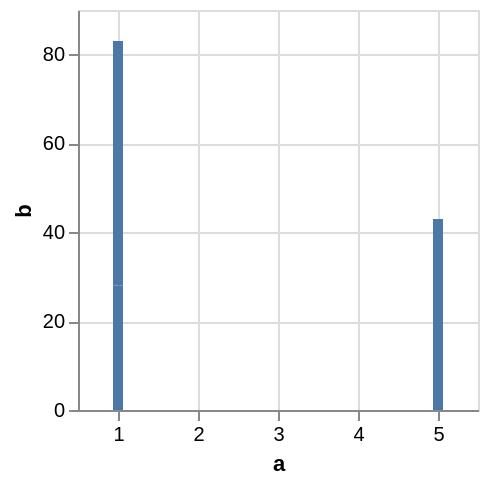

This figure's Vega-Lite source:
### Vega specification from a JSON file in a GitHub repository (floating-point values rounded to 4 significant figures)
{"$schema": "https://vega.github.io/schema/vega/v5.json", "background": "white", "padding": 5, "width": 200, "height": 200, "style": "cell", "data": [{"name": "source_0", "values": [{"a": 1, "b": 28}, {"a": 1, "b": 55}, {"a": 5, "b": 43}]}, {"name": "data_0", "source": "source_0", "transform": [{"type": "stack", "groupby": ["a"], "field": "b", "sort": {"field": [], "order": []}, "as": ["b_start", "b_end"], "offset": "zero"}, {"type": "filter", "expr": "isValid(datum[\"a\"]) && isFinite(+datum[\"a\"]) && isValid(datum[\"b\"]) && isFinite(+datum[\"b\"])"}]}], "marks": [{"name": "marks", "type": "rect", "style": ["bar"], "from": {"data": "data_0"}, "encode": {"update": {"fill": {"value": "#4c78a8"}, "ariaRoleDescription": {"value": "bar"}, "description": {"signal": "\"a: \" + (!isValid(datum[\"a\"]) || !isFinite(+datum[\"a\"]) ? \"\" + datum[\"a\"] : format(datum[\"a\"], \"\")) + \"; b: \" + (!isValid(datum[\"b\"]) || !isFinite(+datum[\"b\"]) ? \"\" + datum[\"b\"] : format(datum[\"b\"], \"\"))"}, "xc": {"scale": "x", "field": "a"}, "width": {"value": 5}, "y": {"scale": "y", "field": "b_end"}, "y2": {"scale": "y", "field": "b_start"}}}}], "scales": [{"name": "x", "type": "linear", "domain": {"data": "data_0", "field": "a"}, "range": [0, {"signal": "width"}], "nice": true, "zero": false, "padding": 5}, {"name": "y", "type": "linear", "domain": {"data": "data_0", "fields": ["b_start", "b_end"]}, "range": [{"signal": "height"}, 0], "nice": true, "zero": true}], "axes": [{"scale": "x", "orient": "bottom", "gridScale": "y", "grid": true, "tickCount": {"signal": "ceil(width/40)"}, "domain": false, "labels": false, "aria": false, "maxExtent": 0, "minExtent": 0, "ticks": false, "zindex": 0}, {"scale": "y", "orient": "left", "gridScale": "x", "grid": true, "tickCount": {"signal": "ceil(height/40)"}, "domain": false, "labels": false, "aria": false, "maxExtent": 0, "minExtent": 0, "ticks": false, "zindex": 0}, {"scale": "x", "orient": "bottom", "grid": false, "title": "a", "labelAngle": 0, "labelBaseline": "top", "labelFlush": true, "labelOverlap": true, "tickCount": {"signal": "ceil(width/40)"}, "zindex": 0}, {"scale": "y", "orient": "left", "grid": false, "title": "b", "labelOverlap": true, "tickCount": {"signal": "ceil(height/40)"}, "zindex": 0}]}
